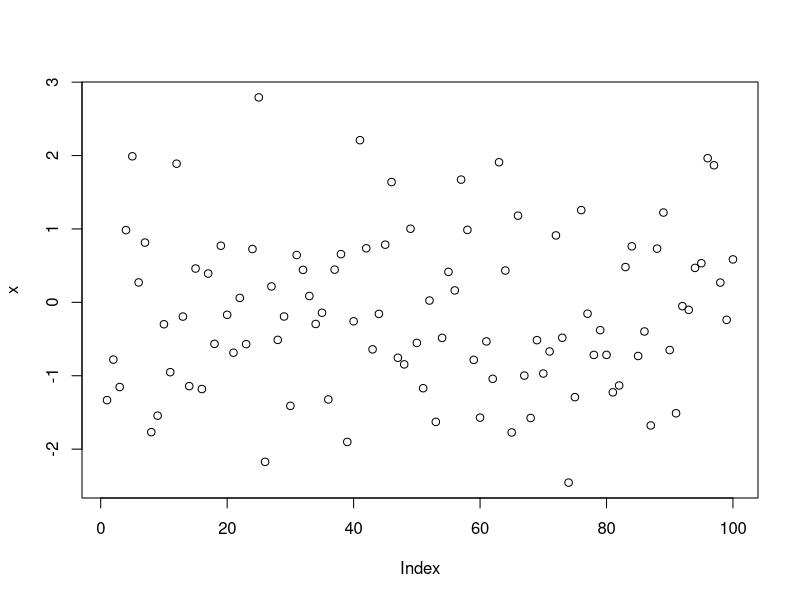

Here is the R script that generated this plot:
setwd('/home/ahmad/Desktop/R')

mean(50,60)

apple <- c ('green', 'red')
print(apple)

a  = 4
rnorm(5)

x = rnorm(100)
plot(x)
help(rnorm)